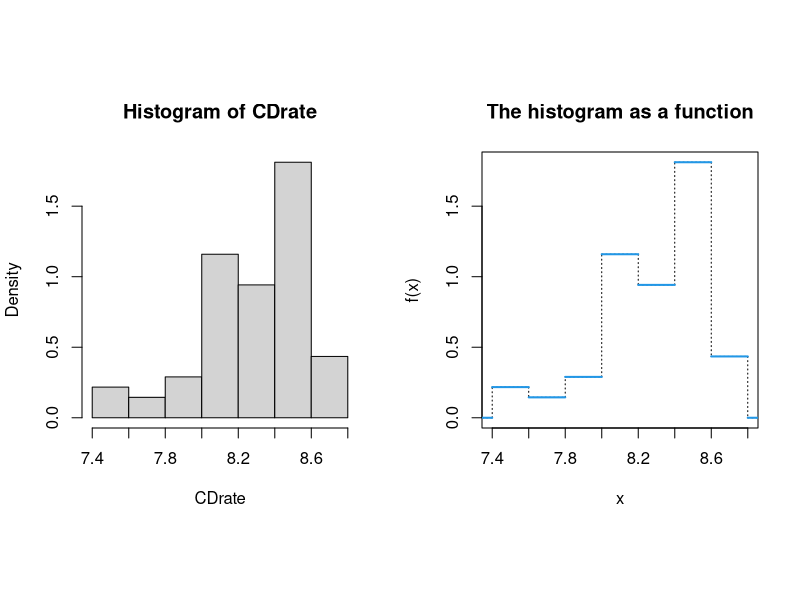
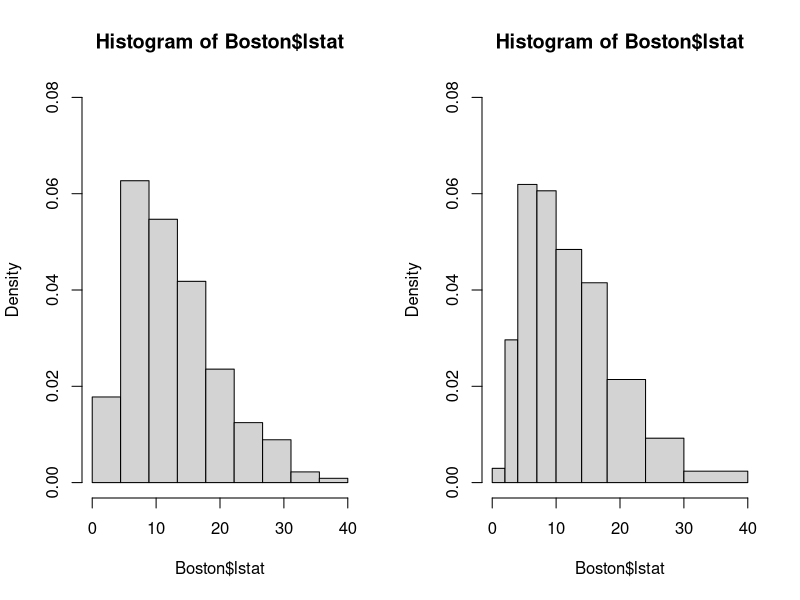
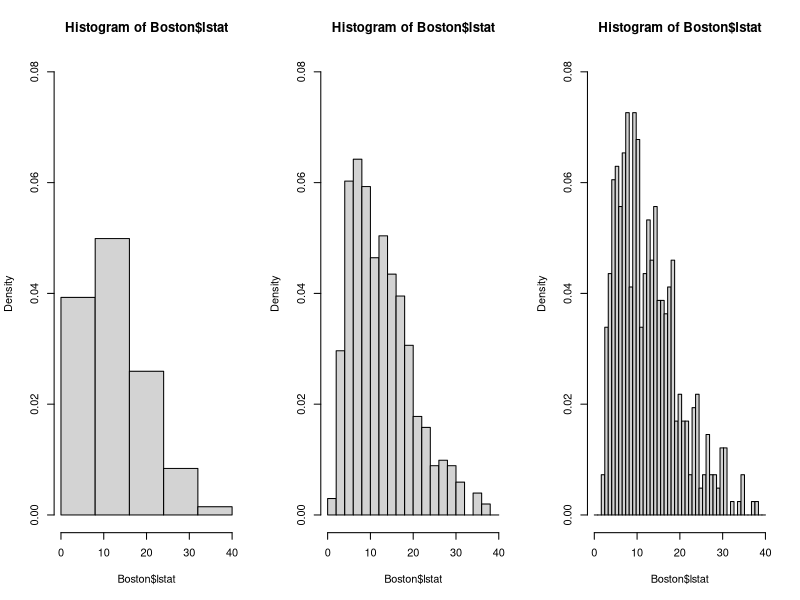
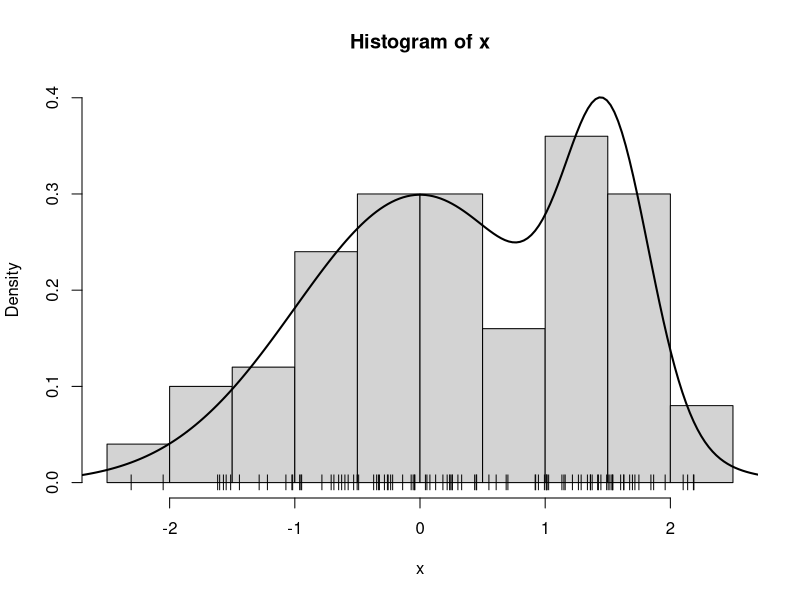
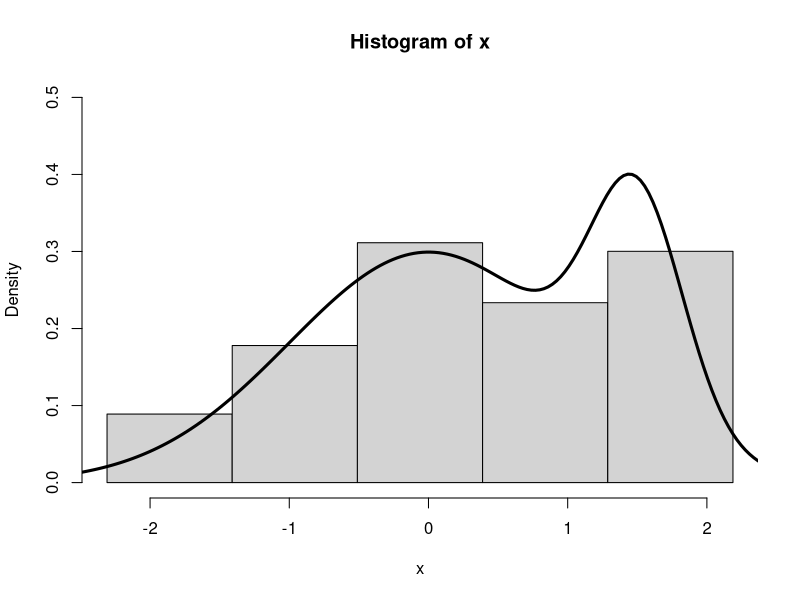
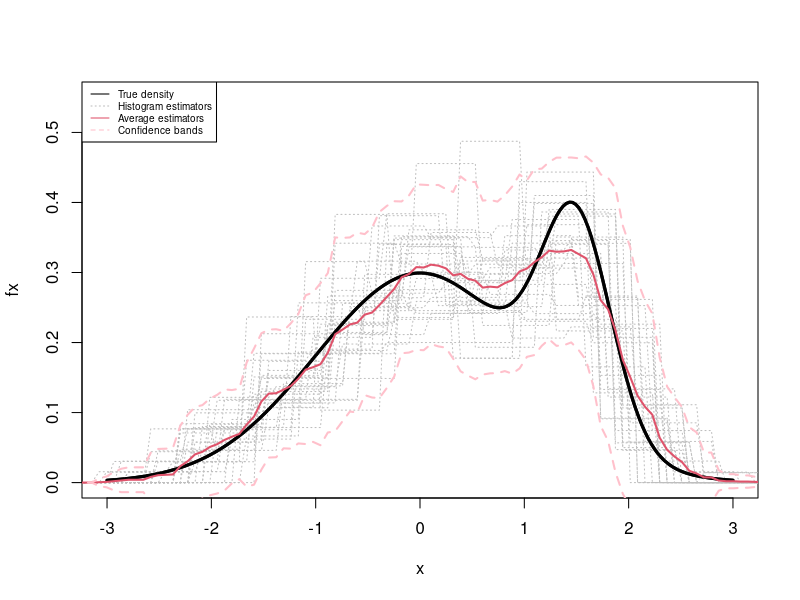
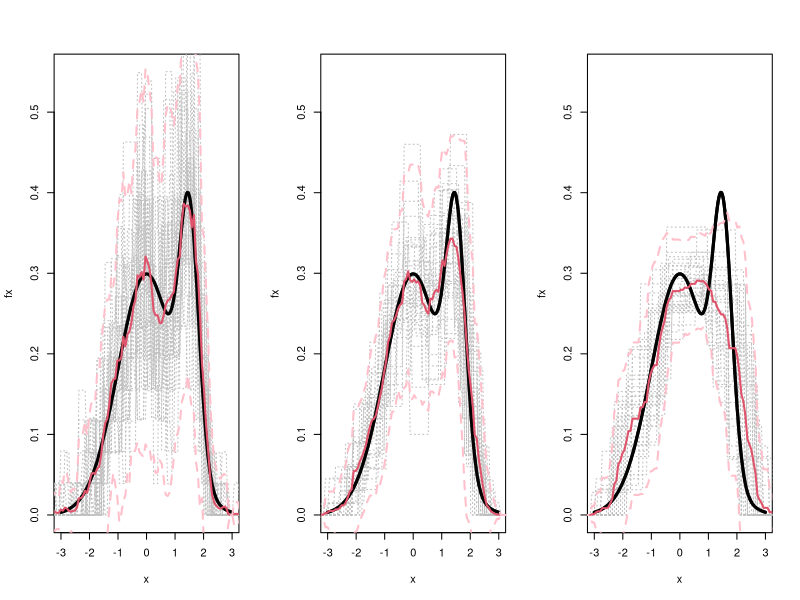
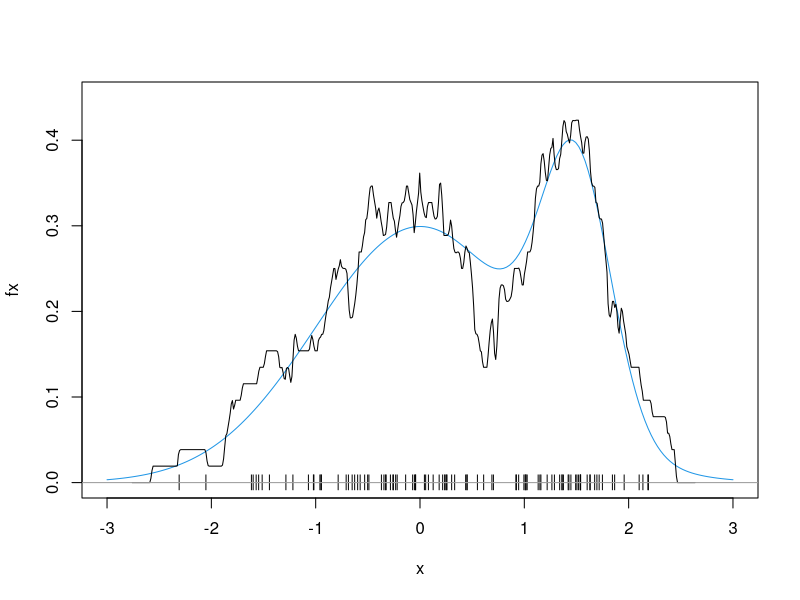

R code for these plots, in order:
## ---- chunk 1
knitr::opts_chunk$set(echo = TRUE)
## ---- chunk 2
cdrate.df <-read.table("./cdrate.dat")
head(cdrate.df)
CDrate <- cdrate.df[,1]
sort(CDrate)
## ---- chunk 3
# Stem-and-Leaf plot
stem(CDrate) 
# split all numbers in two parts: 
# first use only first number before decimal point (for the left column e.g. 74, 76, 78, 80, 82, 82, 84, 86)
# second consider last number after decimal point (for the right column) e.g. 86 | 550158
## ---- chunk 4
op<-par(mfrow=c(1,2),pty='s')
hcdr <- hist(CDrate,breaks=seq(7.3999,8.7999,by=.2),fre=F) # freq=F = using density instead of frequency
#hcdr <- hist(CDrate,breaks=seq(7.3999,8.7999,by=.2),plot=FALSE)
plot(stepfun(hcdr$breaks,c(0,hcdr$density,0)),do.points = F,lty=3,
     main="The histogram as a function", xlim=c(7.4,8.8))
plot(stepfun(hcdr$breaks,c(0,hcdr$density,0)),verticals=F,do.points = F,add=T,lwd=2, col=4)
par(op)
# stepfunction is a function that is constant at different intervals
# a histogram can be converted into a step function
## ---- chunk 5
data("Boston", package = "MASS")
head(Boston)
## ---- chunk 6
op<-par(mfrow=c(1,2))
nbr=10
hist(Boston$lstat,br=seq(0,40,l=nbr),freq=F,xlim=c(0,40),ylim=c(0,.08))


breaks <- c(0,2,4,7,10,14,18,24,30,40)
hist(Boston$lstat,br=breaks,freq=F,xlim=c(0,40),ylim=c(0,.08)) # use freq=False is very important if using different bin widths
par(op)
## ---- chunk 7
op<-par(mfrow=c(1,3))
nbr=6; hist(Boston$lstat,br=seq(0,40,l=nbr),freq=F,xlim=c(0,40),ylim=c(0,.08))
nbr=21; hist(Boston$lstat,br=seq(0,40,l=nbr),freq=F,xlim=c(0,40),ylim=c(0,.08))
nbr=50; hist(Boston$lstat,br=seq(0,40,l=nbr),freq=F,xlim=c(0,40),ylim=c(0,.08))
par(op)
## ---- chunk 8
# graph.mixt
# Input:
#    k: number mixture components
#    mu: vector of length k with the mean values of the k normals
#    sigma: vector of length k with the st.dev. values of the k normals
#    alpha: vector of length k with the weights of each normal
#    graphic: logical value indicating if the mixture density must be plotted
#    ...: Other parameters passed to plot()
#
# Output:
#    L, U: extremes of the interval where the mixture density is plotted
#    x: points at which the mixture density is evaluated 
#    fx: value of the mixture density at x
#
graph.mixt<-
function(k=1, mu=seq(-2*(k-1),2*(k-1),length=k), sigma=seq(1,1,length=k), alpha=seq(1/k,1/k,length=k), graphic=TRUE,...)
{
   L<-min(mu-3*sigma)
   U<-max(mu+3*sigma)
         
   x<- seq(from=L,to=U,length=200)
   fx<- 0*x
   Salpha<-sum(alpha)
   for(i in 1:k){
   	p<-alpha[i]/Salpha
#   	fx <- fx + p*exp(-.5*((x-mu[i])/sigma[i])^2)/(sqrt(2*pi)*sigma[i])
   	fx <- fx + p*dnorm(x,mu[i],sigma[i])
   }
   if (graphic){
      plot(x,fx,type="l",...)
   }
   return(list(L = L, U = U, x = x, fx = fx))
}

# sim.mixt
# Input:
#    n: number of simulated data
#    k: number mixture components
#    mu: vector of length k with the mean values of the k normals
#    sigma: vector of length k with the st.dev. values of the k normals
#    alpha: vector of length k with the weights of each normal
#    graphic: logical value indicating if the mixture density and the 
#              histogram of the simulated data must be plotted
#    ...: Other parameters passed to plot()
#
# Output:
#    x: simulated data
#
# Requires: 
#    graph.mixt
sim.mixt <- function(n=1,k=1, 
         mu=seq(-2*(k-1),2*(k-1),length=k), 
         sigma=seq(1,1,length=k), 
         alpha=seq(1/k,1/k,length=k), graphic=FALSE,...)
{
   csa<-cumsum(alpha)
   x<-runif(n)
      
   for (i in 1:n){
      comp<-sum(csa<=x[i])+1
      x[i]<-rnorm(1,mu[comp],sigma[comp])
   }
   if(graphic) {
      out<-graph.mixt(k, mu, sigma, alpha, gr=FALSE)
      hist(x,freq = FALSE,
           ylim=c(0,max(c(max(out$fx),max(hist(x,plot=FALSE)$density)))))
      lines(out$x,out$fx,lty=1,lwd=2)
   }   
   return(x)
}
## ---- chunk 9
set.seed(123)
n <- 100
mu <- c(0,3/2)
sigma <- c(1,1/3)
alpha <- c(3/4,1/4)
x <- sim.mixt(n=n, k=2, mu=mu, sigma=sigma, alpha=alpha, gr=T)
points(x,0*x,pch="|")
## ---- chunk 10
sigma.mixt <- 1.095287
b <- 3.49 * sigma.mixt * length(x)^(-1/3) 
# nc: number of boxes 
nc <- ceiling(diff(range(x))/b)
boxes <- seq(min(x),max(x),length=nc)
mixt.2 <- graph.mixt(k=2, mu=mu, sigma=sigma, alpha=alpha, lwd=3, graphic = FALSE)
hx <- hist(x, breaks=boxes,freq=F,ylim=c(0,.5))
lines(mixt.2$x, mixt.2$fx, lwd=3)
names(hx)
## ---- chunk 11
S <- 30 
axis.x <- seq(-3.5,3.5,length=100)
S.hists <- matrix(0,nrow = length(axis.x),ncol=S)
n <- 100
mixt.2 <- graph.mixt(k=2, mu=mu, sigma=sigma, alpha=alpha, lwd=3, ylim=c(0,.55))
sigma.mixt <- 1.095287
b <- 3.49 * sigma.mixt * n^(-1/3)
for (i in seq(1,S)){
   x <- sim.mixt(n=n, k=2, mu=mu, sigma=sigma, alpha=alpha, gr=F)
   nc <- ceiling(diff(range(x))/b)
   boxes <- seq(min(x),max(x),length=nc+2)
#   hist(x, breaks=cajas,freq=F, add=TRUE,lty=3)
   tmp <- hist(x, breaks=boxes, plot=FALSE) 
   box.axis.x <- findInterval(axis.x,boxes)+1
   fH <- c(0,tmp$density,0)
   S.hists[,i]<-fH[box.axis.x]
   lines(axis.x,S.hists[,i],lty=3,col="grey")
}
lines(mixt.2$x, mixt.2$fx, lwd=3)
m.S.hists <- apply(S.hists,1,mean)
sd.S.hists <- apply(S.hists,1,sd)
lines(axis.x,m.S.hists,col=2,lwd=2)
lines(axis.x,m.S.hists+2*sd.S.hists,col="pink",lwd=2,lty=2)
lines(axis.x,m.S.hists-2*sd.S.hists,col="pink",lwd=2,lty=2)
legend("topleft",
       c("True density","Histogram estimators",
         "Average estimators","Confidence bands"),
       lty=c(1,3,1,2),
       col=c(1,"grey",2,"pink"),cex=.6)
## ---- chunk 12
S <- 30 
axis.x <- seq(-3.5,3.5,length=100)
n <- 100
sigma.mixt <- 1.095287
op <- par(mfrow=c(1,3))
# small
mixt.2 <- graph.mixt(k=2, mu=mu, sigma=sigma, alpha=alpha,
                     lwd=3,ylim=c(0,.55))
b <- (3.49 * sigma.mixt * n^(-1/3))/3
S.hists <- matrix(0,nrow = length(axis.x),ncol=S)
for (i in seq(1,S)){
   x <- sim.mixt(n=n, k=2, mu=mu, sigma=sigma, alpha=alpha, gr=F)
   nc <- ceiling(diff(range(x))/b)
   boxes <- seq(min(x),max(x),length=nc+2)
#   hist(x, breaks=cajas,freq=F, add=TRUE,lty=3)
   tmp <- hist(x, breaks=boxes, plot=FALSE) 
   box.axis.x <- findInterval(axis.x,boxes)+1
   fH <- c(0,tmp$density,0)
   S.hists[,i]<-fH[box.axis.x]
   lines(axis.x,S.hists[,i],lty=3,col="grey")
}
lines(mixt.2$x, mixt.2$fx, lwd=3)
m.S.hists <- apply(S.hists,1,mean)
sd.S.hists <- apply(S.hists,1,sd)
lines(axis.x,m.S.hists,col=2,lwd=2)
lines(axis.x,m.S.hists+2*sd.S.hists,col="pink",lwd=2,lty=2)
lines(axis.x,m.S.hists-2*sd.S.hists,col="pink",lwd=2,lty=2)

# medium
mixt.2 <- graph.mixt(k=2, mu=mu, sigma=sigma, alpha=alpha,
                     lwd=3,ylim=c(0,.55))
b <- 3.49 * sigma.mixt * n^(-1/3)
S.hists <- matrix(0,nrow = length(axis.x),ncol=S)
for (i in seq(1,S)){
   x <- sim.mixt(n=n, k=2, mu=mu, sigma=sigma, alpha=alpha, gr=F)
   nc <- ceiling(diff(range(x))/b)
   boxes <- seq(min(x),max(x),length=nc+2)
#   hist(x, breaks=cajas,freq=F, add=TRUE,lty=3)
   tmp <- hist(x, breaks=boxes, plot=FALSE) 
   box.axis.x <- findInterval(axis.x,boxes)+1
   fH <- c(0,tmp$density,0)
   S.hists[,i]<-fH[box.axis.x]
   lines(axis.x,S.hists[,i],lty=3,col="grey")
}
lines(mixt.2$x, mixt.2$fx, lwd=3)
m.S.hists <- apply(S.hists,1,mean)
sd.S.hists <- apply(S.hists,1,sd)
lines(axis.x,m.S.hists,col=2,lwd=2)
lines(axis.x,m.S.hists+2*sd.S.hists,col="pink",lwd=2,lty=2)
lines(axis.x,m.S.hists-2*sd.S.hists,col="pink",lwd=2,lty=2)

# small
mixt.2 <- graph.mixt(k=2, mu=mu, sigma=sigma, alpha=alpha,
                     lwd=3,ylim=c(0,.55))
b <- (3.49 * sigma.mixt * n^(-1/3))*3
for (i in seq(1,S)){
   x <- sim.mixt(n=n, k=2, mu=mu, sigma=sigma, alpha=alpha, gr=F)
   nc <- ceiling(diff(range(x))/b)
   boxes <- seq(min(x),max(x),length=nc+2)
#   hist(x, breaks=cajas,freq=F, add=TRUE,lty=3)
   tmp <- hist(x, breaks=boxes, plot=FALSE) 
   box.axis.x <- findInterval(axis.x,boxes)+1
   fH <- c(0,tmp$density,0)
   S.hists[,i]<-fH[box.axis.x]
   lines(axis.x,S.hists[,i],lty=3,col="grey")
}
lines(mixt.2$x, mixt.2$fx, lwd=3)
m.S.hists <- apply(S.hists,1,mean)
sd.S.hists <- apply(S.hists,1,sd)
lines(axis.x,m.S.hists,col=2,lwd=2)
lines(axis.x,m.S.hists+2*sd.S.hists,col="pink",lwd=2,lty=2)
lines(axis.x,m.S.hists-2*sd.S.hists,col="pink",lwd=2,lty=2)

par(op)

# red is average function
# black is estimator?
# 30 different densitity estimators in grey
# variability should be small
# bias should also be small

# left: low bias, large variance
# right: large bias, low variance
## ---- chunk 13
set.seed(123)
n <- 100
mu <- c(0,3/2)
sigma <- c(1,1/3)
alpha <- c(3/4,1/4)

out <- graph.mixt(k=2, mu=mu, sigma=sigma, alpha=alpha, col=4,ylim=c(0,.45))
x <- sim.mixt(n=n, k=2, mu=mu, sigma=sigma, alpha=alpha, gr=F)

h <- 0.3/2
lines( density(x, bw = h, kernel = "rectangular") )
points(x,0*x,pch="|")
abline(h=0,col=8)
## ---- chunk 14
set.seed(123)
n <- 100
mu <- c(0,3/2)
sigma <- c(1,1/3)
alpha <- c(3/4,1/4)

out <- graph.mixt(k=2, mu=mu, sigma=sigma, alpha=alpha, col=4,ylim=c(0,.45))
x <- sim.mixt(n=n, k=2, mu=mu, sigma=sigma, alpha=alpha, gr=F)

h <- 0.3
lines( density(x, bw = h, kernel = "gaussian") )
points(x,0*x,pch="|")
abline(h=0,col=8)
## ---- chunk 15
S <- 20 
n <- 100
mu <- c(0,3/2)
sigma <- c(1,1/3)
alpha <- c(3/4,1/4)
mixt.2 <- graph.mixt(k=2, mu=mu, sigma=sigma, alpha=alpha, lwd=3,ylim=c(0,0.55))
for (i in seq(1,S)){
   x <- sim.mixt(n=n, k=2, mu=mu, sigma=sigma, alpha=alpha, gr=F)
   lines(density(x,adjust=.75),col="grey")
}
lines(mixt.2$x, mixt.2$fx, lwd=3)
## ---- chunk 16
# Defining the function variability_plot_kernel
#
variability_plot_kerenl <- function(k=1, 
         mu=seq(-2*(k-1),2*(k-1),length=k), 
         sigma=seq(1,1,length=k), 
         alpha=seq(1/k,1/k,length=k), 
         S=20, n=100, r=100,  
         h="nrd0", ...){
   # computing the density of thr mixture of normals
   k <- length(mu)
 
   minx <- min(mu-3*sigma)
   maxx <- max(mu+3*sigma)
   y <- seq(minx,maxx,length=r)
   fy <- 0*y
   Salpha<-sum(alpha)
   for(i in 1:k){
   	p<-alpha[i]/Salpha
   #   	fy <- fy + p*exp(-.5*((y-mu[i])/sigma[i])^2)/(sqrt(2*pi)*sigma[i])
   	fy <- fy + p*dnorm(y,mu[i],sigma[i])
   }

   hfy <- matrix(0,S,r)
   
   for (i in 1:S){
      x <- sim.mixt(n=n,k=k,mu=mu,sigma=sigma,alpha=alpha)
      dx <- density(x, bw=h, from=minx, to=maxx, n=r, ...)   
      hfy[i,] <- dx$y
   }
   
   
   m_hf <- apply(hfy,2,mean)
   sd_hf <- apply(hfy,2,sd)
    
   delta <- y[2]-y[1]
   ECM <- sd_hf^2+(fy-m_hf)^2
   MISE <- sum(ECM)*delta
   #[MISE,naux] <- simpson(ECM,minx,maxx)
   
   plot(y,fy,ty="l",  lwd=3, ...)
   title(main=paste("MISE= ",MISE,sep=""))
   lines(y,m_hf,col=2)
   L <- m_hf-1.96*sd_hf
   U <- m_hf+1.96*sd_hf
   lines(y,L,col=3,lty=2)
   lines(y,U,col=3,lty=2)
   
   return(list(y=y,fy=fy,m_hf=m_hf,sd_hf=sd_hf,MISE=MISE))
}
## ---- chunk 17
S <- 30 
n <- 100
mu <- c(0,3/2)
sigma <- c(1,1/3)
alpha <- c(3/4,1/4)

r <- 100

op<-par(mfrow=c(1,3))
vpk.1 <- variability_plot_kerenl(mu=mu, sigma=sigma, alpha=alpha, 
         S=S, n=n, r=r, h="nrd0", adjust=.4,ylim=c(0,0.55))  # small bandwidth small bias large variance

vpk.2 <- variability_plot_kerenl(mu=mu, sigma=sigma, alpha=alpha,  
         S=S, n=n, r=r, h="nrd0", adjust=.75,ylim=c(0,0.55))  # medium bandwidth, MSE is the lowest so this has the best measure of error

vpk.3 <- variability_plot_kerenl(mu=mu, sigma=sigma, alpha=alpha, 
         S=S, n=n, r=r, h="nrd0", adjust=1.5,ylim=c(0,0.55))  # large bandwidthy, small variance, high bias
par(op)
## ---- chunk 18
library(sm)
op <- par(mfrow=c(1,2))
sm.density(cbind(Boston$lstat,Boston$rm),h=c(1.5,.15),phi=30,theta=60,col=5,
           xlab="lstat",ylab="rm",zlab="density")

sm.density(cbind(Boston$lstat,Boston$rm),h=c(1.5,.15),display="slice",
           xlab="lstat",ylab="rm")
sm.density(cbind(Boston$lstat,Boston$rm),h=c(1.5,.15),display="slice",add=T,col=2,props=c(90)) # props = specify the probability level s for which the contours will be drawn e.g. 90%
points(Boston$lstat,Boston$rm,pch=19,cex=.3)
par(op)
